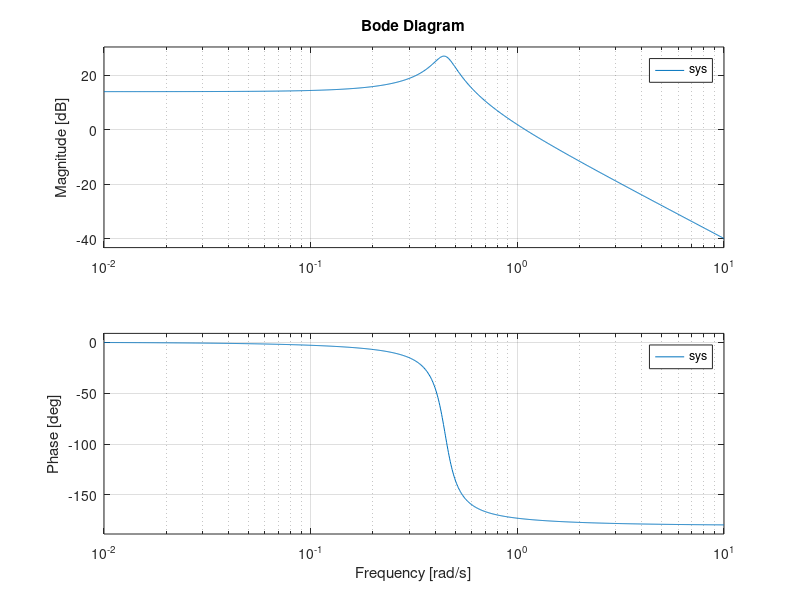

MATLAB code for this plot: (Note: this script raises an error after producing the figure.)
%% 2(b) Second Order MSD Equation
% Author: Pushkar Antony
% PS Number: 99003729
% Date: 7th April 2021.
% Version: 1.0.

%% Plant Description
% The Mass-damper Spring Second order system is taken as Plant.
% It is used in as suspension.

% Equation: Mx''(t)+ Bx'(t) + Kx(t)= Kf(t).
% f = force; B= coefficient of friction; M = mass ; v= velocity; k=spring 
%constant.
% Values: K1= 0.9 B1= 0.4 M1=1000 Wn=0.03 ; K2= 1 B2= 0.5 M2= 500 Wn=0.44;
%K3= 3 B3= 1.7 M3= 340 Wn=0.09;

%% Code:
clc;
B1= 0.5
M1= 5;
K1 =1;
P=5;
sys = tf([P*K1/M1],[1,B1/M1,K1/M1])
subplot(4,3,1);
impulse(sys);
title('Impulse Input for k');
subplot(4,3,2);
step(sys);
title('Step Input for k');
subplot(4,3,3);
[z,p,k]= tf2zp([P*K1/M1],[1,B1/M1,K1/M1])
pzmap(sys)
subplot(4,3,10);
bode(sys)
hold on;
S = stepinfo(sys)

sys = tf([P*K1/M1],[1,B1/M1,K1/M1,0])
subplot(4,3,4);
impulse(sys);
title('Impulse Input for 1/s');
subplot(4,3,5);
step(sys);
title('Step Input for 1/s');
subplot(4,3,6);
[z,p,k]= tf2zp([P*K1/M1],[1,B1/M1,K1/M1,0])
pzmap(sys)
subplot(4,3,11);
bode(sys)
hold on;
S = stepinfo(sys)

sys = tf([P*K1/M1,0],[1,B1/M1,K1/M1])
subplot(4,3,7);
impulse(sys);
title('Impulse Input for s');
subplot(4,3,8);
step(sys);
title('Step Input for s');
subplot(4,3,9);
[z,p,k]= tf2zp([P*K1/M1,0],[1,B1/M1,K1/M1])
pzmap(sys)
subplot(4,3,12);
bode(sys)
hold on;
S = stepinfo(sys)

%% Math Analysis:
% Independent: Time(t)
% Dependent: Velocity(v) and Force(f)
% Constant: Mass(M), Frictional Coefficient(B), Spring constant(K)

% Roots:((-B/M)+-sqrt(sq(B/M)-4K/M))/2

% IVT:
% 1. For step input: 0
% 2. For impulse input: 0

% FVT:
% 1. For step input: 1
% 2. For impulse input: K/M

% Time Response Results:
% K1= 0.9 B1= 0.4 M1=1000
%        RiseTime: 2.5448
%    SettlingTime: 78.1524
%     SettlingMin: 2.5361
%     SettlingMax: 8.5106
%       Overshoot: 70.2118
%      Undershoot: 0
%            Peak: 8.5106
%        PeakTime: 7.0248


%K2= 1 B2= 0.5 M2= 500
%        RiseTime: NaN
%    SettlingTime: NaN
%     SettlingMin: NaN
%     SettlingMax: NaN
%       Overshoot: NaN
%      Undershoot: NaN
%            Peak: Inf
%        PeakTime: Inf

%K3= 3 B3= 1.7 M3= 340
%        RiseTime: 0
%    SettlingTime: 81.5509
%     SettlingMin: -1.3280
%     SettlingMax: 1.8877
%       Overshoot: Inf
%      Undershoot: Inf
%            Peak: 1.8877
%        PeakTime: 3.5124

%% Comparison Analysis:(Speed, Accuracy and stability):
% 1) with proportionality controller, only the amplitude changes and all 
%other stats are same as in 2nd order system without controller.
% 2) On adding an integrator controller, a pole is getting added at the 
%origin and makes the system marginally stable.
% 3) On adding a differentiator controller, a zero is added to the origin 
%making an unstable system stable.
% 4) On adding a differentiator controller, the overshoot increases and 
%also the response time increase.



